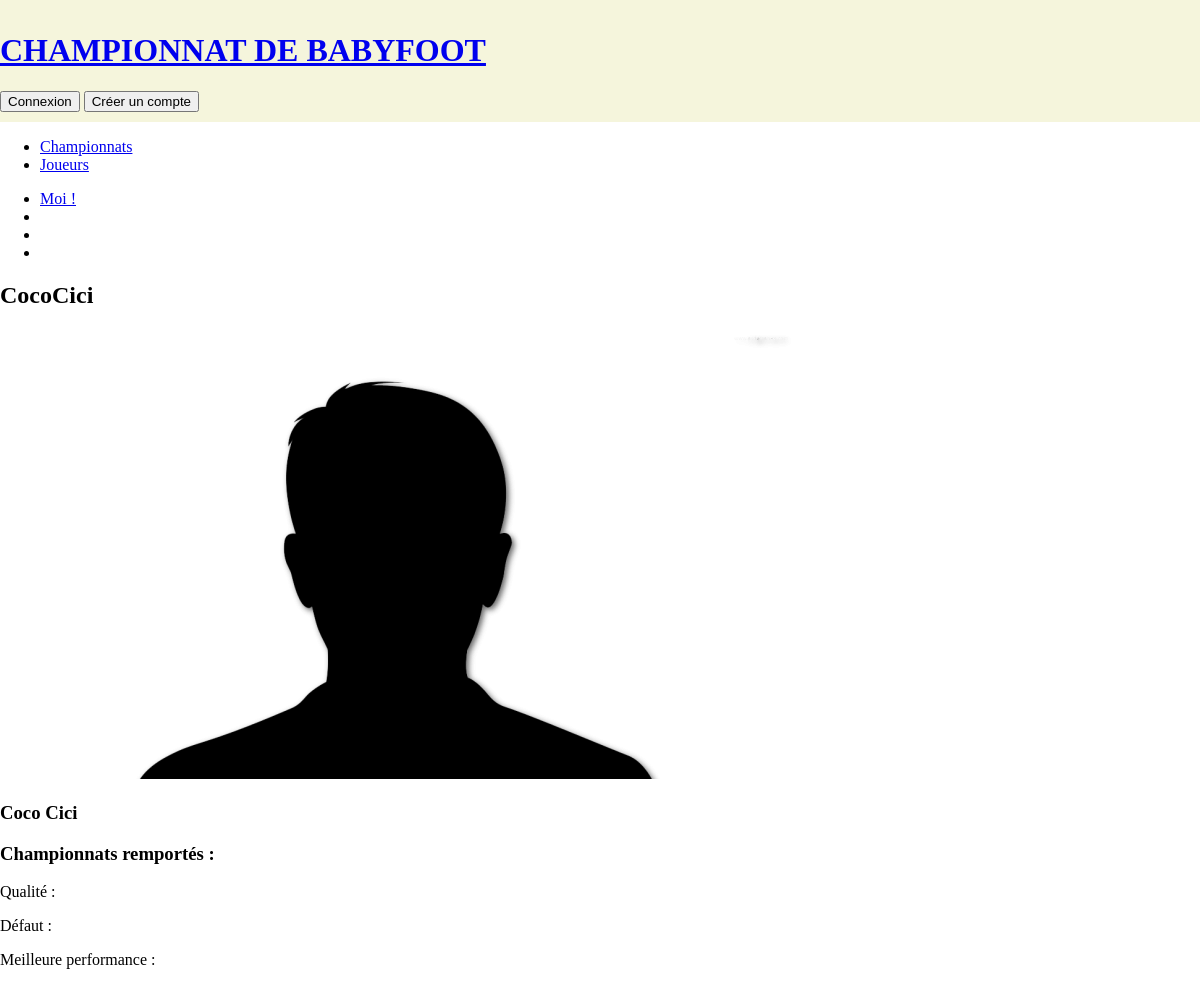
Screenshot of /joueurs.php?idJ=6 with the database file from the repository.
### tables this page shows
CREATE TABLE IF NOT EXISTS `joueurs` (
  `id_Joueur` int(25) NOT NULL AUTO_INCREMENT,
  `nom` varchar(255) NOT NULL,
  `prenom` varchar(255) NOT NULL,
  `surnom` varchar(255) NOT NULL,
  `password` varchar(255) NOT NULL,
  `meilleureperformance` varchar(255) DEFAULT NULL,
  `defaut` varchar(255) DEFAULT NULL,
  `qualité` varchar(255) DEFAULT NULL,
  `photo` varchar(255) DEFAULT 'img/photo_default.png',
  `victoireChamp` int(25) DEFAULT NULL,
  PRIMARY KEY (`id_Joueur`)
);

### joueurs.php (the view, shortened to what this page needs)
<?php session_start();
include'include/connexionBdd.php';
$listeJoueurs = $bdd->query('SELECT * FROM joueurs ORDER BY nom');
$detailJoueur = $bdd->prepare('SELECT * FROM joueurs WHERE id_Joueur =?');
if(isset($_GET['idJ'])){
    $detailJoueur = $bdd->prepare('SELECT * FROM joueurs WHERE id_Joueur =?');
    $detailJoueur->execute(array($_GET['idJ']));
}
?>
<!doctype html>
<html>
<head>
    <link rel="stylesheet" type="text/css" href="css/style.css" />
</head>
<body>
<header>
	<div class="wrap">
    	<?php include'include/banniere.php'; ?>
	</div>
</header>
<div id="content">
	<div class="wrap">
		<nav>
			<?php include'include/navJoueurs.php'; ?>
		</nav>
        <?php
        if(!isset($_GET['idJ'])) {
            while ($donnees = $listeJoueurs->fetch()) {
                ?>
                <div class="liendetailJoueur">
                <a href="joueurs.php?idJ=<?php echo $donnees['id_Joueur']; ?>"><img id="photoJoueur"
                                                                                    src="<?php echo $donnees['photo']; ?>"></a>
                <p id="nomJoueur"><?php echo $donnees['surnom']; ?></p>
                </div>
                <?php
            }
        }
        else{
            while ($donnees =  $detailJoueur->fetch()){
                ?>
                <h2 id="surnomJoueur"><?php echo $donnees['surnom']; ?></h2>
                <img src="<?php echo $donnees['photo']; ?>">
                <h3 id="nomCompletJoueur"><?php echo $donnees['nom']; ?> <?php echo $donnees['prenom']; ?></h3>
                <h3>Championnats remportés : <?php echo $donnees['victoireChamp']; ?></h3>
                <p>Qualité : <?php echo $donnees['qualite']; ?></p>
                <p>Défaut : <?php echo $donnees['defaut']; ?></p>
                <p>Meilleure performance : <?php echo $donnees['meilleureperformance']; ?></p>
                <?php
            }
        }
        ?>
	</div>
</div>
</body>
</html>

### css/style.css (style rules this page uses)
body { margin: 0; }
.wrap { max-width: 1200px; margin :0 auto; }
header { background-color: beige; padding-bottom: 0.67em; }

### rows the page displays
joueurs: surnom "CocoCici", photo (placeholder picture), nom "Coco", prenom "Cici"
